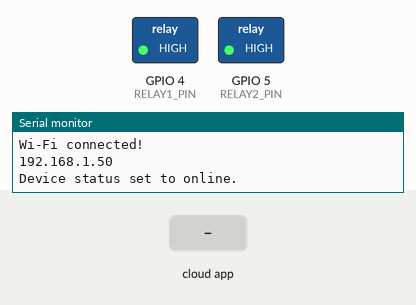
This sketch was run on a simulated ESP32. Shown: switched loads named in the sketch (green lamp = pin HIGH), the last lines printed to the serial monitor. The inputs (shaded band) are chosen by the test bench. WiFi joins after 1.5 s; servers stay silent unless stated.

Above: at 3.0 s.
3.1 s: the phone or cloud app sets relay1 to ON
At 4.1 s:
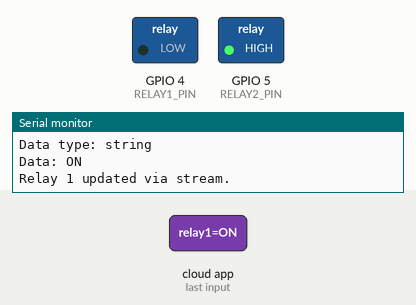
4.6 s: the phone or cloud app sets relay2 to ON
At 5.2 s:
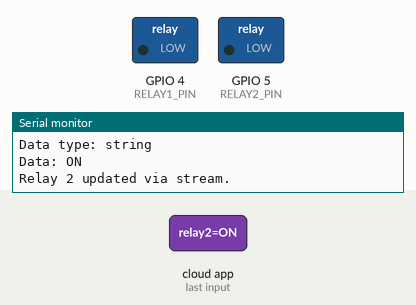
Timing chart, 0 to 7.6 s (numbered marks = the images above; inputs shaded):
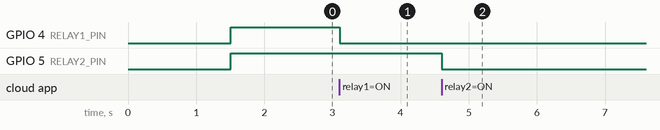

The sketch:

firebase-connect-esp32.ino
```cpp
#include <WiFi.h>
#include <WiFiManager.h>
#include <Firebase_ESP_Client.h>

// Provide the token generation process info
#include "addons/TokenHelper.h"
#include "addons/RTDBHelper.h"

// Firebase credentials
#define DATABASE_URL "https://smarthomepro-a1e57-default-rtdb.asia-southeast1.firebasedatabase.app"
#define API_KEY "AIzaSyC3ryhdX2nxYsRPRFgpzDaqzvCbx2JKPNg"

// Firebase objects
FirebaseData fbdo;
FirebaseAuth auth;
FirebaseConfig config;

// Relay pins
#define RELAY1_PIN 4
#define RELAY2_PIN 5

// Relay states
bool relay1State = false;
bool relay2State = false;

// Function to update relay based on value
void updateRelayState(const String& path, const String& value) {
  bool state = (value == "ON");

  if (path == "/relay1") {
    relay1State = state;
    digitalWrite(RELAY1_PIN, state ? LOW : HIGH);  // ACTIVE-LOW LOGIC
    Serial.println("Relay 1 updated via stream.");
  } else if (path == "/relay2") {
    relay2State = state;
    digitalWrite(RELAY2_PIN, state ? LOW : HIGH);  // ACTIVE-LOW LOGIC
    Serial.println("Relay 2 updated via stream.");
  }
}

// Stream callback function
void streamCallback(FirebaseStream data) {
  Serial.printf("Stream path: %s\n", data.streamPath().c_str());
  Serial.printf("Data path: %s\n", data.dataPath().c_str());
  Serial.printf("Data type: %s\n", data.dataType().c_str());
  Serial.printf("Data: %s\n", data.stringData().c_str());

  String path = data.dataPath();     // e.g., "/relay1"
  String value = data.stringData();  // e.g., "ON"

  updateRelayState(path, value);
}

// Stream timeout handler
void streamTimeoutCallback(bool timeout) {
  if (timeout) {
    Serial.println("Firebase stream timed out. Reconnecting...");
  }
}

void setup() {
  Serial.begin(115200);

  // WiFiManager for dynamic Wi-Fi connection
  WiFiManager wm;
  bool res = wm.autoConnect("SmartHomePro", "12345678");
  if (!res) {
    Serial.println("Wi-Fi Failed");
    ESP.restart();
  }

  Serial.println("Wi-Fi connected!");
  Serial.println(WiFi.localIP());

  // Firebase setup
  config.api_key = API_KEY;
  config.database_url = DATABASE_URL;
  config.token_status_callback = tokenStatusCallback;

  auth.user.email = "sampleEmail@gmail.com";     // Optional: For authenticated access
  auth.user.password = "emailPassword";

  Firebase.begin(&config, &auth);
  Firebase.reconnectWiFi(true);

  // Set pin modes
  pinMode(RELAY1_PIN, OUTPUT);
  pinMode(RELAY2_PIN, OUTPUT);

  // Set initial states to OFF (HIGH for active-low relay)
  digitalWrite(RELAY1_PIN, HIGH);
  digitalWrite(RELAY2_PIN, HIGH);

  // Notify Firebase device is online
  if (Firebase.RTDB.setString(&fbdo, "/device/status", "online")) {
    Serial.println("Device status set to online.");
  } else {
    Serial.println("Failed to set status:");
    Serial.println(fbdo.errorReason());
  }

  // Start streaming from /device path
  if (!Firebase.RTDB.beginStream(&fbdo, "/device")) {
    Serial.printf("Stream begin error: %s\n", fbdo.errorReason().c_str());
  }

  Firebase.RTDB.setStreamCallback(&fbdo, streamCallback, streamTimeoutCallback);
}

void loop() {
  // Nothing needed unless you want to do other periodic tasks
}
```

Measured:
- after the input at 3.1 s, GPIO 4 (RELAY1_PIN): HIGH → LOW at once
- after the input at 4.6 s, GPIO 5 (RELAY2_PIN): HIGH → LOW at once
